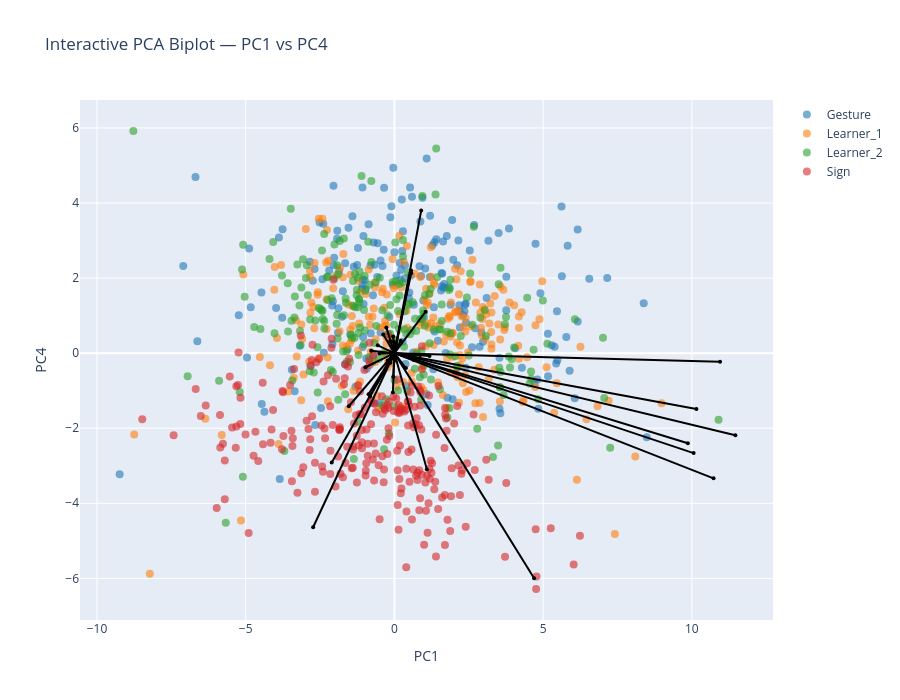

The notebook cell saved with this chart:
### Markdown cell above
### Biplot PC1-PC4

### Code cell
pcs_to_plot = [1, 4]  # PC1–PC2

sig_features_GS = (
    df_sig_vars_GS[
        (df_sig_vars_GS["sig_loading"]) &
        (df_sig_vars_GS["PC"].isin(pcs_to_plot))
    ]["feature"]
    .unique()
)

feature_names = df_clean.columns[:-1]
selected_vars = [feature_names.get_loc(f) for f in sig_features_GS if f in feature_names]

arrow_strength = (
    df_sig_vars_GS[df_sig_vars_GS["PC"].isin(pcs_to_plot)]
    .groupby("feature")["index_loading"]
    .mean()
    .to_dict()
)

interactive_PCA_biplot(
    score=x_new_GS, 
    coeff=loadings_GS, 
    labels=feature_names, 
    y=y, 
    selected_vars=selected_vars, 
    pc_x=pcs_to_plot[0], pc_y=pcs_to_plot[1],
    show_labels=False,
    le=le,
    arrow_strength=arrow_strength
)

# static plot
static_PCA_biplot(
    score=x_new_GS, 
    coeff=loadings_GS, 
    labels=feature_names, 
    y=y, 
    selected_vars=selected_vars, 
    pc_x=pcs_to_plot[0], pc_y=pcs_to_plot[1],
    show_labels=False,
    arrow_strength=arrow_strength,
    le=le,
    save_path=os.path.join(curfolder, "Plots", "PCA_GS_all_PC1_4_biplot.png")
)

### Figure 1 — Plotly figure (JSON) as saved in the notebook; plotly's stock layout.template omitted (floating-point values rounded to 4 significant figures; data arrays with more than 128 entries replaced by an {"elided": "..."} marker saying what was removed)
{"data": [{"hoverinfo": "text", "marker": {"color": "#1f77b4", "opacity": 0.6, "size": 8}, "mode": "markers", "name": "Gesture", "showlegend": true, "text": {"elided": "197 str values"}, "type": "scatter", "x": {"elided": "197 float values"}, "y": {"elided": "197 float values"}}, {"hoverinfo": "text", "marker": {"color": "#ff7f0e", "opacity": 0.6, "size": 8}, "mode": "markers", "name": "Learner_1", "showlegend": true, "text": {"elided": "236 str values"}, "type": "scatter", "x": {"elided": "236 float values"}, "y": {"elided": "236 float values"}}, {"hoverinfo": "text", "marker": {"color": "#2ca02c", "opacity": 0.6, "size": 8}, "mode": "markers", "name": "Learner_2", "showlegend": true, "text": {"elided": "223 str values"}, "type": "scatter", "x": {"elided": "223 float values"}, "y": {"elided": "223 float values"}}, {"hoverinfo": "text", "marker": {"color": "#d62728", "opacity": 0.6, "size": 8}, "mode": "markers", "name": "Sign", "showlegend": true, "text": {"elided": "246 str values"}, "type": "scatter", "x": {"elided": "246 float values"}, "y": {"elided": "246 float values"}}, {"hoverinfo": "text", "hovertext": "gross__magnitude__arm_speed_Gmean", "line": {"color": "black"}, "marker": {"size": 4}, "mode": "lines+markers", "showlegend": false, "textposition": "top center", "type": "scatter", "x": [0, 1.091], "y": [0, -3.093]}, {"hoverinfo": "text", "hovertext": "gross__variability__arm_speed_Gstd", "line": {"color": "black"}, "marker": {"size": 4}, "mode": "lines+markers", "showlegend": false, "textposition": "top center", "type": "scatter", "x": [0, 10.15], "y": [0, -1.486]}, {"hoverinfo": "text", "hovertext": "gross__magnitude__arm_speed_peak_mean", "line": {"color": "black"}, "marker": {"size": 4}, "mode": "lines+markers", "showlegend": false, "textposition": "top center", "type": "scatter", "x": [0, 10.06], "y": [0, -2.663]}, {"hoverinfo": "text", "hovertext": "gross__variability__arm_speed_peak_std", "line": {"color": "black"}, "marker": {"size": 4}, "mode": "lines+markers", "showlegend": false, "textposition": "top center", "type": "scatter", "x": [0, 0.2136], "y": [0, 0.3323]}, {"hoverinfo": "text", "hovertext": "gross__rhythm__arm_speed_peak_n", "line": {"color": "black"}, "marker": {"size": 4}, "mode": "lines+markers", "showlegend": false, "textposition": "top center", "type": "scatter", "x": [0, -0.5597], "y": [0, 0.2083]}, {"hoverinfo": "text", "hovertext": "gross__rhythm__arm_speed_peak_rate", "line": {"color": "black"}, "marker": {"size": 4}, "mode": "lines+markers", "showlegend": false, "textposition": "top center", "type": "scatter", "x": [0, -2.109], "y": [0, -2.915]}, {"hoverinfo": "text", "hovertext": "gross__rhythm__arm_speed_mod_depth", "line": {"color": "black"}, "marker": {"size": 4}, "mode": "lines+markers", "showlegend": false, "textposition": "top center", "type": "scatter", "x": [0, 10.73], "y": [0, -3.335]}, {"hoverinfo": "text", "hovertext": "gross__magnitude__arm_acc_Gmean", "line": {"color": "black"}, "marker": {"size": 4}, "mode": "lines+markers", "showlegend": false, "textposition": "top center", "type": "scatter", "x": [0, 4.697], "y": [0, -5.998]}, {"hoverinfo": "text", "hovertext": "gross__variability__arm_acc_Gstd", "line": {"color": "black"}, "marker": {"size": 4}, "mode": "lines+markers", "showlegend": false, "textposition": "top center", "type": "scatter", "x": [0, 10.95], "y": [0, -0.227]}, {"hoverinfo": "text", "hovertext": "gross__magnitude__arm_acc_peak_mean", "line": {"color": "black"}, "marker": {"size": 4}, "mode": "lines+markers", "showlegend": false, "textposition": "top center", "type": "scatter", "x": [0, 11.46], "y": [0, -2.185]}, {"hoverinfo": "text", "hovertext": "gross__variability__arm_acc_peak_std", "line": {"color": "black"}, "marker": {"size": 4}, "mode": "lines+markers", "showlegend": false, "textposition": "top center", "type": "scatter", "x": [0, 1.051], "y": [0, 1.104]}, {"hoverinfo": "text", "hovertext": "gross__rhythm__arm_acc_peak_n", "line": {"color": "black"}, "marker": {"size": 4}, "mode": "lines+markers", "showlegend": false, "textposition": "top center", "type": "scatter", "x": [0, -0.3764], "y": [0, 0.4944]}, {"hoverinfo": "text", "hovertext": "gross__rhythm__arm_acc_peak_rate", "line": {"color": "black"}, "marker": {"size": 4}, "mode": "lines+markers", "showlegend": false, "textposition": "top center", "type": "scatter", "x": [0, -1.536], "y": [0, -1.415]}, {"hoverinfo": "text", "hovertext": "gross__rhythm__arm_acc_mod_depth", "line": {"color": "black"}, "marker": {"size": 4}, "mode": "lines+markers", "showlegend": false, "textposition": "top center", "type": "scatter", "x": [0, 9.866], "y": [0, -2.4]}, {"hoverinfo": "text", "hovertext": "gross__magnitude__arm_speed_integral", "line": {"color": "black"}, "marker": {"size": 4}, "mode": "lines+markers", "showlegend": false, "textposition": "top center", "type": "scatter", "x": [0, 0.6483], "y": [0, -0.1813]}, {"hoverinfo": "text", "hovertext": "gross__rhythm__arm_speed_sampen", "line": {"color": "black"}, "marker": {"size": 4}, "mode": "lines+markers", "showlegend": false, "textposition": "top center", "type": "scatter", "x": [0, -2.734], "y": [0, -4.638]}, {"hoverinfo": "text", "hovertext": "gross__smoothness__arm_intermittency", "line": {"color": "black"}, "marker": {"size": 4}, "mode": "lines+markers", "showlegend": false, "textposition": "top center", "type": "scatter", "x": [0, 0.9003], "y": [0, 3.797]}, {"hoverinfo": "text", "hovertext": "gross__smoothness__arm_sparc", "line": {"color": "black"}, "marker": {"size": 4}, "mode": "lines+markers", "showlegend": false, "textposition": "top center", "type": "scatter", "x": [0, -0.5082], "y": [0, -0.01195]}, {"hoverinfo": "text", "hovertext": "gross__rhythm__band1_centroid_totalarm", "line": {"color": "black"}, "marker": {"size": 4}, "mode": "lines+markers", "showlegend": false, "textposition": "top center", "type": "scatter", "x": [0, -0.1426], "y": [0, 0.3256]}, {"hoverinfo": "text", "hovertext": "gross__rhythm__band1_band_power_totalarm", "line": {"color": "black"}, "marker": {"size": 4}, "mode": "lines+markers", "showlegend": false, "textposition": "top center", "type": "scatter", "x": [0, 0.8688], "y": [0, -0.05034]}, {"hoverinfo": "text", "hovertext": "gross__rhythm__band1_entropy_totalarm", "line": {"color": "black"}, "marker": {"size": 4}, "mode": "lines+markers", "showlegend": false, "textposition": "top center", "type": "scatter", "x": [0, -0.2723], "y": [0, 0.6814]}, {"hoverinfo": "text", "hovertext": "gross__rhythm__band2_dom_freq_totalarm", "line": {"color": "black"}, "marker": {"size": 4}, "mode": "lines+markers", "showlegend": false, "textposition": "top center", "type": "scatter", "x": [0, -0.2274], "y": [0, -0.1955]}, {"hoverinfo": "text", "hovertext": "gross__rhythm__band2_centroid_totalarm", "line": {"color": "black"}, "marker": {"size": 4}, "mode": "lines+markers", "showlegend": false, "textposition": "top center", "type": "scatter", "x": [0, -0.8692], "y": [0, -1.092]}, {"hoverinfo": "text", "hovertext": "gross__rhythm__band2_band_power_totalarm", "line": {"color": "black"}, "marker": {"size": 4}, "mode": "lines+markers", "showlegend": false, "textposition": "top center", "type": "scatter", "x": [0, -0.7829], "y": [0, 0.06456]}, {"hoverinfo": "text", "hovertext": "gross__rhythm__band2_entropy_totalarm", "line": {"color": "black"}, "marker": {"size": 4}, "mode": "lines+markers", "showlegend": false, "textposition": "top center", "type": "scatter", "x": [0, -0.8168], "y": [0, -1.153]}, {"hoverinfo": "text", "hovertext": "gross__rhythm__band3_band_power_totalarm", "line": {"color": "black"}, "marker": {"size": 4}, "mode": "lines+markers", "showlegend": false, "textposition": "top center", "type": "scatter", "x": [0, -0.9736], "y": [0, -0.3756]}, {"hoverinfo": "text", "hovertext": "gross__magnitude__bbmv_arms_total", "line": {"color": "black"}, "marker": {"size": 4}, "mode": "lines+markers", "showlegend": false, "textposition": "top center", "type": "scatter", "x": [0, 1.18], "y": [0, -0.07589]}, {"hoverinfo": "text", "hovertext": "gross__coordination__arm_coupling", "line": {"color": "black"}, "marker": {"size": 4}, "mode": "lines+markers", "showlegend": false, "textposition": "top center", "type": "scatter", "x": [0, 0.3864], "y": [0, -0.3987]}, {"hoverinfo": "text", "hovertext": "fine__variability__thumb_opposition_std", "line": {"color": "black"}, "marker": {"size": 4}, "mode": "lines+markers", "showlegend": false, "textposition": "top center", "type": "scatter", "x": [0, 0.09971], "y": [0, 0.2008]}, {"hoverinfo": "text", "hovertext": "fine__handshape__handshape_size_mean", "line": {"color": "black"}, "marker": {"size": 4}, "mode": "lines+markers", "showlegend": false, "textposition": "top center", "type": "scatter", "x": [0, 0.5608], "y": [0, 2.202]}, {"hoverinfo": "text", "hovertext": "fine__variability__handshape_size_std", "line": {"color": "black"}, "marker": {"size": 4}, "mode": "lines+markers", "showlegend": false, "textposition": "top center", "type": "scatter", "x": [0, 0.5624], "y": [0, 2.13]}, {"hoverinfo": "text", "hovertext": "fine__coordination__finger_independence", "line": {"color": "black"}, "marker": {"size": 4}, "mode": "lines+markers", "showlegend": false, "textposition": "top center", "type": "scatter", "x": [0, -0.117], "y": [0, -0.01727]}, {"hoverinfo": "text", "hovertext": "fine__variability__flexion_entropy", "line": {"color": "black"}, "marker": {"size": 4}, "mode": "lines+markers", "showlegend": false, "textposition": "top center", "type": "scatter", "x": [0, -0.1326], "y": [0, -0.259]}, {"hoverinfo": "text", "hovertext": "gross__rhythm__band3_dom_freq_totalarm", "line": {"color": "black"}, "marker": {"size": 4}, "mode": "lines+markers", "showlegend": false, "textposition": "top center", "type": "scatter", "x": [0, 0.02386], "y": [0, -0.1956]}, {"hoverinfo": "text", "hovertext": "gross__rhythm__band3_centroid_totalarm", "line": {"color": "black"}, "marker": {"size": 4}, "mode": "lines+markers", "showlegend": false, "textposition": "top center", "type": "scatter", "x": [0, -0.05178], "y": [0, -1.047]}, {"hoverinfo": "text", "hovertext": "gross__rhythm__band3_entropy_totalarm", "line": {"color": "black"}, "marker": {"size": 4}, "mode": "lines+markers", "showlegend": false, "textposition": "top center", "type": "scatter", "x": [0, -0.04027], "y": [0, -0.6273]}, {"hoverinfo": "text", "hovertext": "fine__variability__thumb_index_std", "line": {"color": "black"}, "marker": {"size": 4}, "mode": "lines+markers", "showlegend": false, "textposition": "top center", "type": "scatter", "x": [0, 0.02335], "y": [0, 0.2649]}, {"hoverinfo": "text", "hovertext": "fine__handshape__mcp_tip_mean", "line": {"color": "black"}, "marker": {"size": 4}, "mode": "lines+markers", "showlegend": false, "textposition": "top center", "type": "scatter", "x": [0, -0.02074], "y": [0, 0.3027]}, {"hoverinfo": "text", "hovertext": "fine__variability__mcp_tip_std", "line": {"color": "black"}, "marker": {"size": 4}, "mode": "lines+markers", "showlegend": false, "textposition": "top center", "type": "scatter", "x": [0, -0.04242], "y": [0, 0.4417]}, {"hoverinfo": "text", "hovertext": "fine__variability__handshape_variability", "line": {"color": "black"}, "marker": {"size": 4}, "mode": "lines+markers", "showlegend": false, "textposition": "top center", "type": "scatter", "x": [0, 0.04071], "y": [0, 0.1797]}, {"hoverinfo": "text", "hovertext": "fine__smoothness__flexion_jerk", "line": {"color": "black"}, "marker": {"size": 4}, "mode": "lines+markers", "showlegend": false, "textposition": "top center", "type": "scatter", "x": [0, -0.0287], "y": [0, -0.1064]}], "layout": {"height": 700, "hovermode": "closest", "title": {"text": "Interactive PCA Biplot — PC1 vs PC4"}, "width": 900, "xaxis": {"title": {"text": "PC1"}}, "yaxis": {"title": {"text": "PC4"}}}}
